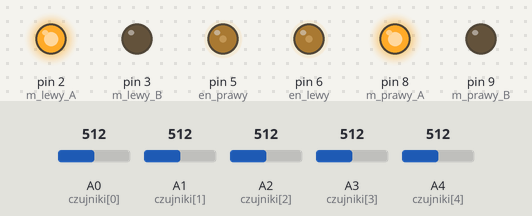
The sketch below on a simulated Arduino Uno, built with avr-gcc and run on an emulated ATmega328P. Shown: output pins drawn as LEDs (lit = HIGH). Inputs (shaded band) come from the test bench; at power-on: A0 (czujniki[0]) = 512, A2 (czujniki[2]) = 512, A3 (czujniki[3]) = 512, A4 (czujniki[4]) = 512, A1 (czujniki[1]) = 512.

Above: at 4.2 s.
4.3 s: A0 (czujniki[0]) set to 842
5.8 s: A0 (czujniki[0]) set to 865
At 6.1 s:
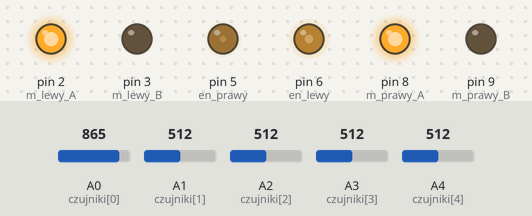
7.3 s: A2 (czujniki[2]) set to 992
At 8.5 s:
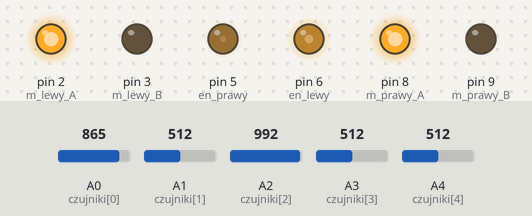
8.8 s: A3 (czujniki[3]) set to 992
At 9.6 s:
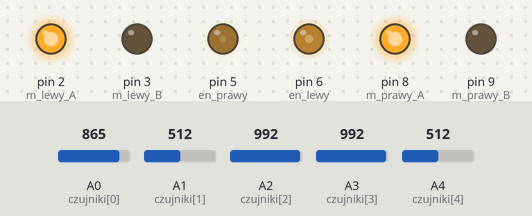
10.3 s: A4 (czujniki[4]) set to 842
11.8 s: A4 (czujniki[4]) set to 860
At 13.1 s:
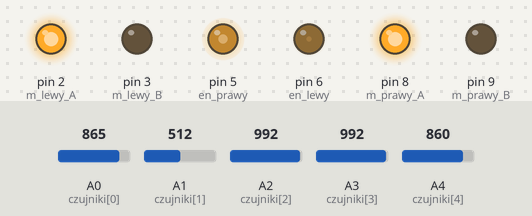
Timing chart, 0 to 14.3 s (numbered marks = the images above; inputs shaded):
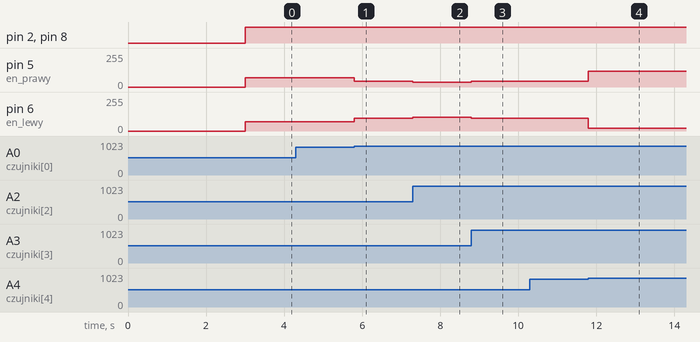

The sketch:

linefollowerznowymipinami.ino
```cpp
// --- PINY BEZ ZMIAN ---
int m_prawy_A = 8; int m_prawy_B = 9;
int m_lewy_A = 2; int m_lewy_B = 3; // poprawka pinów
int en_prawy = 5;  int en_lewy = 6;

int czujniki[] = {A0, A1, A2, A3, A4};

// --- NASTAWY PID ---
// float Kp = 0.15;
// float Ki = 0.001;
// float Kd = 0.8;

// jacob - tymczasowe NASTAWY PID
float Kp = 0.05;
float Ki = 0.0;
float Kd = 0.5;

// --- ZMIENNE POMOCNICZE ---
int blad = 0;
int poprzedni_blad = 0;
float calka = 0;
// jacob - do testow zmniejszam do 70 ( domyslenie 180 , zasieg od 0 do 255)
int V_BAZA = 70;
int ostatni_kierunek = 0;

// jacob - wydaje mi sie ze taki jest odpowieni w razie czego zmniejszyc do 800
const int PROG_LINII = 850; // Czarna linia = niski odczyt (<400), białe tło = wysoki (>400)

void setup() {
  pinMode(m_prawy_A, OUTPUT); pinMode(m_prawy_B, OUTPUT);
  pinMode(m_lewy_A, OUTPUT); pinMode(m_lewy_B, OUTPUT);
  pinMode(en_prawy, OUTPUT); pinMode(en_lewy, OUTPUT);

  delay(3000);
}

void loop() {
  int pozycja = oblicz_pozycje();

  if (pozycja == 10000) {
    szukaj_linii();
    return;
  }

  blad = pozycja;
  calka = calka + blad;
  calka = constrain(calka, -3000, 3000);

  int rozniczka = blad - poprzedni_blad;
  int korekta = Kp * blad + Ki * calka + Kd * rozniczka;
  poprzedni_blad = blad;

  int moc_lewy  = V_BAZA + korekta;
  int moc_prawy = V_BAZA - korekta;

  move(moc_lewy, moc_prawy);
}

int oblicz_pozycje() {
  long suma_wag = 0;
  int aktywnych = 0;
  int wagi[] = {-2000, -1000, 0, 1000, 2000};

  for (int i = 0; i < 5; i++) {
    int odczyt = analogRead(czujniki[i]);
    if (odczyt < PROG_LINII) {
      suma_wag += wagi[i];
      aktywnych++;
    }
  }

  if (aktywnych == 0) return 10000;

  int pozycja = suma_wag / aktywnych;

  if (pozycja < 0) ostatni_kierunek = -1;
  else if (pozycja > 0) ostatni_kierunek = 1;

  return pozycja;
}

void szukaj_linii() {
  if (ostatni_kierunek == -1) move(-80, 80);
  else move(80, -80);
}

void move(int ml, int mp) {
  ml = constrain(ml, -255, 255);
  mp = constrain(mp, -255, 255);

  if (ml >= 0) {
    digitalWrite(m_lewy_A, HIGH); digitalWrite(m_lewy_B, LOW);
  } else {
    digitalWrite(m_lewy_A, LOW); digitalWrite(m_lewy_B, HIGH);
    ml = -ml;
  }

  if (mp >= 0) {
    digitalWrite(m_prawy_A, HIGH); digitalWrite(m_prawy_B, LOW);
  } else {
    digitalWrite(m_prawy_A, LOW); digitalWrite(m_prawy_B, HIGH);
    mp = -mp;
  }

  analogWrite(en_lewy, ml);
  analogWrite(en_prawy, mp);
}
```

Measured:
- the behaviour switches between 849 and 850 on A4 (czujniki[4]) (found by bisection; images 3 and 4)
- after the input at 4.3 s, every drawn part: stays the same
- after the input at 5.8 s, pin 5 (en_prawy): 70/255 → 45/255 at once; pin 6 (en_lewy): 70/255 → 95/255 at once
- after the input at 7.3 s, pin 5 (en_prawy): 45/255 → 37/255 at once; pin 6 (en_lewy): 95/255 → 103/255 at once
- after the input at 8.8 s, pin 5 (en_prawy): 37/255 → 45/255 at once; pin 6 (en_lewy): 103/255 → 95/255 at once
- after the input at 10.3 s, every drawn part: stays the same
- after the input at 11.8 s, pin 5 (en_prawy): 45/255 → 120/255 at once; pin 6 (en_lewy): 95/255 → 20/255 at once
